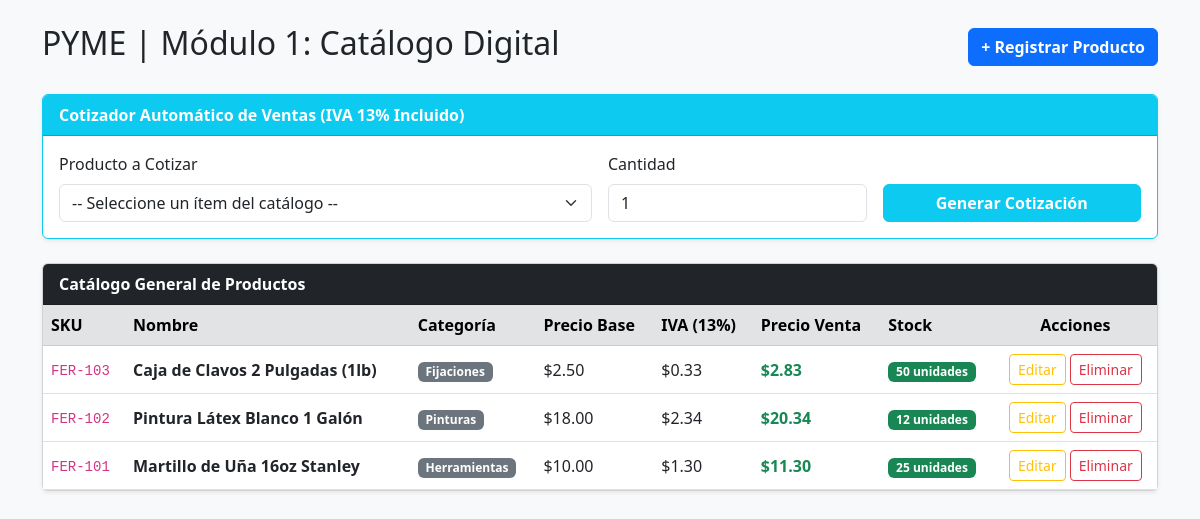
Screenshot of /controllers/ProductoController.php with the database file from the repository.
### tables this page shows
CREATE TABLE IF NOT EXISTS productos (
    id INT AUTO_INCREMENT PRIMARY KEY,
    codigo_sku VARCHAR(30) NOT NULL UNIQUE,
    nombre_producto VARCHAR(150) NOT NULL,
    categoria VARCHAR(50) DEFAULT 'General',
    precio_base DECIMAL(10,2) NOT NULL,   
    monto_iva DECIMAL(10,2) NOT NULL,     
    precio_venta DECIMAL(10,2) NOT NULL,  
    stock_actual INT NOT NULL DEFAULT 0,
    creado_en TIMESTAMP DEFAULT CURRENT_TIMESTAMP,
    actualizado_en TIMESTAMP DEFAULT CURRENT_TIMESTAMP ON UPDATE CURRENT_TIMESTAMP
);

### models/ProductoModel.php (called while the page is built, shortened)
<?php
class ProductoModel {
    private PDO $db;
    public function __construct(PDO $conexion) {
        $this->db = $conexion;
    }
    public function listarTodos(): array {
        $sql = "SELECT * FROM productos ORDER BY id DESC";
        return $this->db->query($sql)->fetchAll();
    }
}

### views/producto_listado.php (the view, shortened to what this page needs)
<!DOCTYPE html>
<html lang="es">
<head>
    <link href="https://cdn.jsdelivr.net/npm/bootstrap@5.3.0/dist/css/bootstrap.min.css" rel="stylesheet">
</head>
<body class="bg-light">
<div class="container my-4">
    <div class="d-flex justify-content-between align-items-center mb-4">
        <h2>PYME | Módulo 1: Catálogo Digital</h2>
        <a href="ProductoController.php?accion=crear" class="btn btn-primary fw-bold">+ Registrar Producto</a>
    </div>
    <div class="card mb-4 border-info shadow-sm">
        <div class="card-header bg-info text-white fw-bold">Cotizador Automático de Ventas (IVA 13% Incluido)</div>
        <div class="card-body">
            <form action="ProductoController.php?accion=cotizar" method="POST" class="row g-3">
                <div class="col-md-6">
                    <label class="form-label">Producto a Cotizar</label>
                    <select name="id_producto" class="form-select" required>
                        <option value="">-- Seleccione un ítem del catálogo --</option>
                    </select>
                </div>
                <div class="col-md-3">
                    <label class="form-label">Cantidad</label>
                    <input type="number" name="cantidad" value="1" min="1" class="form-control" required>
                </div>
                <div class="col-md-3 d-flex align-items-end">
                    <button type="submit" class="btn btn-info text-white w-100 fw-bold">Generar Cotización</button>
                </div>
            </form>
        </div>
    </div>
    <div class="card shadow-sm">
        <div class="card-header bg-dark text-white fw-bold">Catálogo General de Productos</div>
        <div class="card-body p-0">
            <div class="table-responsive">
                <table class="table table-hover align-middle mb-0">
                    <thead class="table-secondary">
                        <tr>
                            <th>SKU</th>
                            <th>Nombre</th>
                            <th>Categoría</th>
                            <th>Precio Base</th>
                            <th>IVA (13%)</th>
                            <th>Precio Venta</th>
                            <th>Stock</th>
                            <th class="text-center">Acciones</th>
                        </tr>
                    </thead>
                    <tbody>
                        <?php if (count($productos) > 0): ?>
                            <?php foreach ($productos as $item): ?>
                                <tr>
                                    <td><code><?= htmlspecialchars($item['codigo_sku']) ?></code></td>
                                    <td><strong><?= htmlspecialchars($item['nombre_producto']) ?></strong></td>
                                    <td><span class="badge bg-secondary"><?= htmlspecialchars($item['categoria']) ?></span></td>
                                    <td>$<?= number_format($item['precio_base'], 2) ?></td>
                                    <td>$<?= number_format($item['monto_iva'], 2) ?></td>
                                    <td class="text-success fw-bold">$<?= number_format($item['precio_venta'], 2) ?></td>
                                    <td>
                                        <span class="badge <?= $item['stock_actual'] <= 5 ? 'bg-danger' : 'bg-success' ?>">
                                            <?= $item['stock_actual'] ?> unidades
                                        </span>
                                    </td>
                                    <td class="text-center">
                                        <a href="ProductoController.php?accion=editar&id=<?= $item['id'] ?>" class="btn btn-sm btn-outline-warning">Editar</a>
                                        <a href="ProductoController.php?accion=eliminar&id=<?= $item['id'] ?>"
                                           class="btn btn-sm btn-outline-danger"
                                           onclick="return confirm('¿Confirma la eliminación del producto <?= htmlspecialchars($item['codigo_sku']) ?>?');">Eliminar</a>
                                    </td>
                                </tr>
                            <?php endforeach; ?>
                        <?php else: ?>
                            <tr>
                                <td colspan="8" class="text-center py-4 text-muted">No existen registros guardados en la base de datos.</td>
                            </tr>
                        <?php endif; ?>
                    </tbody>
                </table>
            </div>
        </div>
    </div>
</div>
</body>
</html>

### controllers/ProductoController.php (shortened to what this page needs)
<?php
require_once __DIR__ . '/../models/ProductoModel.php';
$model = new ProductoModel($pdo);
$accion    = $_GET['accion'] ?? 'listar';
switch ($accion) {
    default:
        $productos = $model->listarTodos();
        require_once __DIR__ . '/../views/producto_listado.php';
        break;
}

### rows the page displays
productos: codigo_sku "FER-103", nombre_producto "Caja de Clavos 2 Pulgadas (1lb)", categoria "Fijaciones", precio_base "2.50", monto_iva "0.33", precio_venta "2.83", stock_actual "50"
productos: codigo_sku "FER-102", nombre_producto "Pintura Látex Blanco 1 Galón", categoria "Pinturas", precio_base "18.00", monto_iva "2.34", precio_venta "20.34", stock_actual "12"
productos: codigo_sku "FER-101", nombre_producto "Martillo de Uña 16oz Stanley", categoria "Herramientas", precio_base "10.00", monto_iva "1.30", precio_venta "11.30", stock_actual "25"
